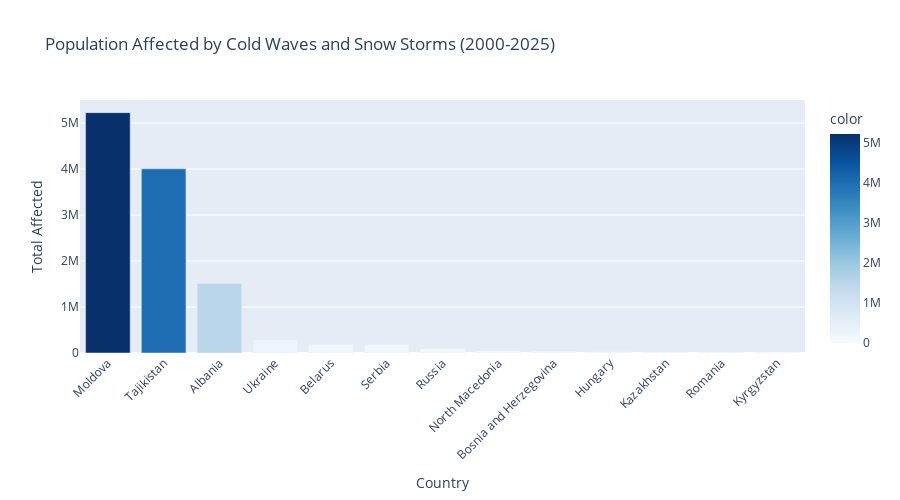

Notebook code for this chart:
### Code cell
# Visualize affected population
if 'affected_by_country' in dir() and len(affected_by_country) > 0:
    fig = px.bar(
        x=affected_by_country.index,
        y=affected_by_country.values,
        title='Population Affected by Cold Waves and Snow Storms (2000-2025)',
        labels={'x': 'Country', 'y': 'Total Affected'},
        color=affected_by_country.values,
        color_continuous_scale='Blues'
    )
    fig.update_layout(
        xaxis_tickangle=-45,
        height=500
    )
    fig.show()

### Figure 1 — Plotly figure (JSON) as saved in the notebook; plotly's stock layout.template omitted (floating-point values rounded to 4 significant figures)
{"data": [{"hovertemplate": "Country=%{x}<br>Total Affected=%{y}<br>color=%{marker.color}<extra></extra>", "legendgroup": "", "marker": {"color": [5226000.0, 4005000.0, 1510000.0, 282600.0, 185400.0, 183000.0, 88750.0, 49840.0, 40690.0, 28500.0, 20010.0, 15160.0, 50.0], "coloraxis": "coloraxis", "pattern": {"shape": ""}}, "name": "", "orientation": "v", "showlegend": false, "textposition": "auto", "type": "bar", "x": ["Moldova", "Tajikistan", "Albania", "Ukraine", "Belarus", "Serbia", "Russia", "North Macedonia", "Bosnia and Herzegovina", "Hungary", "Kazakhstan", "Romania", "Kyrgyzstan"], "xaxis": "x", "y": [5226000.0, 4005000.0, 1510000.0, 282600.0, 185400.0, 183000.0, 88750.0, 49840.0, 40690.0, 28500.0, 20010.0, 15160.0, 50.0], "yaxis": "y"}], "layout": {"barmode": "relative", "coloraxis": {"colorbar": {"title": {"text": "color"}}, "colorscale": [[0, "rgb(247,251,255)"], [0.125, "rgb(222,235,247)"], [0.25, "rgb(198,219,239)"], [0.375, "rgb(158,202,225)"], [0.5, "rgb(107,174,214)"], [0.625, "rgb(66,146,198)"], [0.75, "rgb(33,113,181)"], [0.875, "rgb(8,81,156)"], [1, "rgb(8,48,107)"]]}, "height": 500, "legend": {"tracegroupgap": 0}, "title": {"text": "Population Affected by Cold Waves and Snow Storms (2000-2025)"}, "xaxis": {"anchor": "y", "domain": [0, 1], "tickangle": -45, "title": {"text": "Country"}}, "yaxis": {"anchor": "x", "domain": [0, 1], "title": {"text": "Total Affected"}}}}
